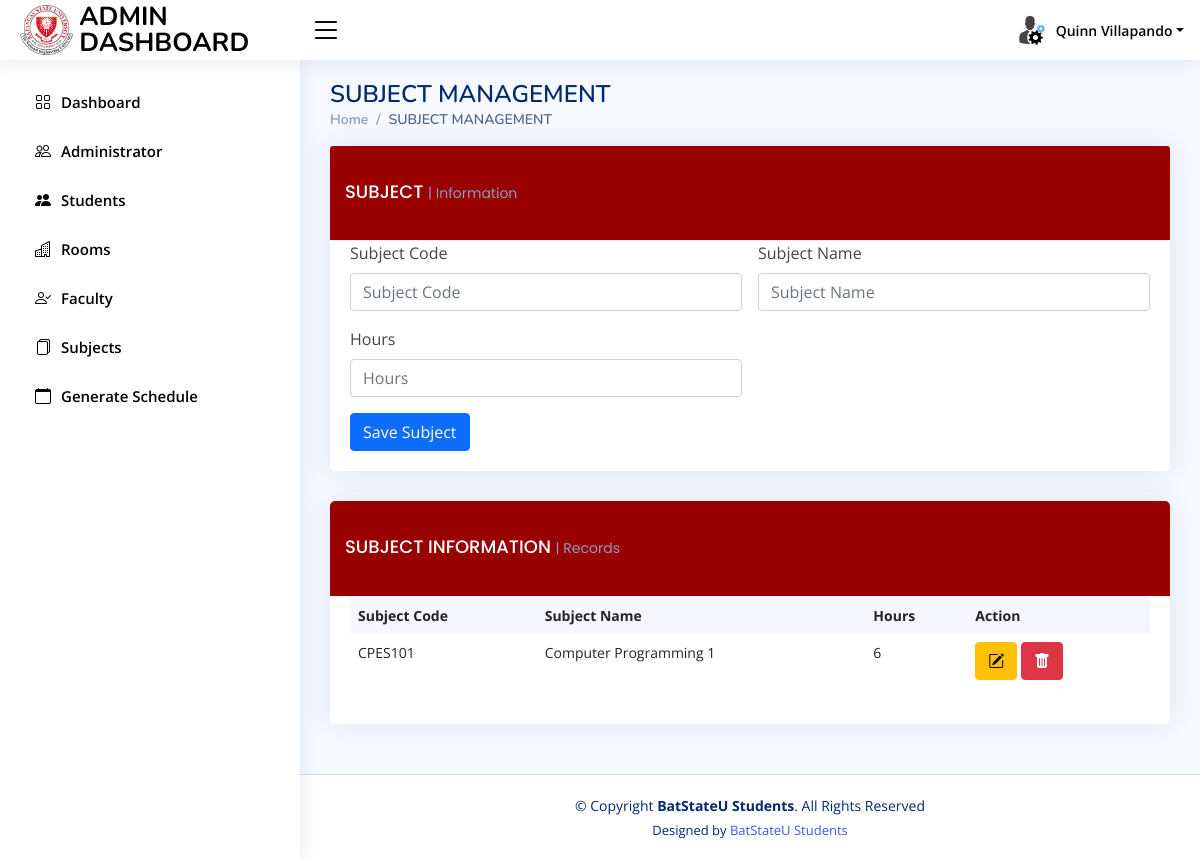
Page /add_subjects.php (signed in) on the committed database.
### tables this page shows
CREATE TABLE `tbl_subjects` (
  `id` int(255) NOT NULL,
  `subjectcode` varchar(255) NOT NULL,
  `subjectname` varchar(255) NOT NULL,
  `hours` varchar(255) NOT NULL,
  `type` varchar(255) NOT NULL
);

### add_subjects.php (the view, shortened to what this page needs)
<?php include 'head.php'; ?>
<body >
<?php include 'nav.php'; ?>
<?php include 'sidebar.php'; ?>
  <main id="main" class="main">
    <div class="pagetitle">
      <h1>SUBJECT MANAGEMENT</h1>
      <nav>
        <ol class="breadcrumb">
          <li class="breadcrumb-item"><a href="">Home</a></li>
          <li class="breadcrumb-item active">SUBJECT MANAGEMENT</li>
        </ol>
      </nav>
    </div>
    <section class="section dashboard">
      <div class="row">
        <div class="col-lg-12">
          <div class="card">
            <div class="card-header" style="background-color:rgb(153, 0, 0)">
                  <h5 class="card-title" style="color:white;">SUBJECT <span>| Information</span></h5>
            </div>
            <div class="card-body">
              <form class="row g-3" method="POST">
                 <div class="col-md-6">
                  <label for="inputName5" class="form-label">Subject Code</label>
                  <input type="text" value="" required name="subjectcode" class="form-control" placeholder="Subject Code" id="inputName5">
                </div>
                <div class="col-md-6">
                  <label for="inputName5" class="form-label">Subject Name</label>
                  <input type="text" value="" required name="subjectname" class="form-control" placeholder="Subject Name" id="inputName5">
                </div>
                 <div class="col-md-6">
                  <label for="inputName5" class="form-label">Hours</label>
                  <input type="text" value="" required name="hours" class="form-control" placeholder="Hours" id="inputName5">
                </div>
                <div class="">
                  <button type="submit" class="btn btn-primary" name="onadd_subject">Save Subject</button>
                </div>
              </form>
            </div>
          </div>
        </div>
        <div class="col-lg-12">
          <div class="row">
            <div class="col-12">
              <div class="card recent-sales overflow-auto">
                <div class="card-header" style="background-color:rgb(153, 0, 0)">
                  <h5 class="card-title" style="color:white;">SUBJECT INFORMATION <span>| Records</span></h5>
               </div>
                <div class="card-body">
                  <table class="table table-borderless datatable">
                    <thead>
                      <tr>
                       <th scope="col">Subject Code</th>
                        <th scope="col">Subject Name</th>
                        <th scope="col">Hours</th>
                        <th scope="col">Action</th>
                      </tr>
                    </thead>
                    <tbody>
                    <?php
                      $query = "SELECT * FROM tbl_subjects";
                      $read = mysqli_query($con,$query) or die(mysqli_error());
                      while ($row = mysqli_fetch_array($read)){
                        $id=$row['id'];
                        $subjectcode = $row['subjectcode'];
                        $subjectname = $row['subjectname'];
                        $hours = $row['hours'];
                      ?>
                      <tr>
                        <td><?php echo $subjectcode; ?></td>
                        <td><?php echo $subjectname; ?></td>
                         <td><?php echo $hours; ?></td>
                        <td><a class="btn btn-warning" data-bs-toggle="modal" data-bs-target="#basicModal<?php echo $id; ?>"> <i class="bi bi-pencil-square"></i></a>
                            <a class="btn btn-danger" onclick="confirmAction<?php echo $id;?>()" > <i class="bi bi-trash-fill"></i></a></td>
                      </tr>
                    <?php } ?>
                    </tbody>
                  </table>
                </div>
              </div>
            </div>
          </div>
        </div>
      </div>
    </section>
  </main>
  <footer id="footer" class="footer">
    <div class="copyright">
      &copy; Copyright <strong><span>BatStateU Students</span></strong>. All Rights Reserved
    </div>
    <div class="credits">
      Designed by <a href="">BatStateU Students</a>
    </div>
  </footer>
</body>
</html>

### nav.php (shortened to what this page needs)
<header id="header" style="background-color:rgb(255, 255, 255)  " class="header fixed-top d-flex align-items-center">
  <div class="d-flex align-items-center justify-content-between">
    <a href="" class="logo d-flex align-items-center">
         <img src="../assets/img/logomain.png" alt="" height="50px">
                <span class="d-none d-lg-block" style="color:black">ADMIN DASHBOARD</span>
    </a>
    <i style="color:black" class="bi bi-list toggle-sidebar-btn" ></i>
  </div>
  <nav class="header-nav ms-auto">
    <ul class="d-flex align-items-center">
      <li class="nav-item dropdown pe-3">
        <a class="nav-link nav-profile d-flex align-items-center pe-0" href="#" data-bs-toggle="dropdown">
          <img src="img/administrator.png" alt="Profile" class="rounded-circle" style="color:black">
          <span class="d-none d-md-block dropdown-toggle ps-2" style="color:black"><?php echo $fullname; ?></span>
        </a>
      </li>
    </ul>
  </nav>
</header>

### assets/css/style.css (style rules this page uses)
:root { scroll-behavior: smooth; }
body { font-family: "Open Sans", sans-serif; background: #f6f9ff; color: #444444; }
a { color: #4154f1; text-decoration: none; }
h1, h2, h3, h4, h5, h6 { font-family: "Nunito", sans-serif; }
#main { margin-top: 60px; padding: 20px 30px; transition: all 0.3s; }
.pagetitle { margin-bottom: 10px; }
.pagetitle h1 { font-size: 24px; margin-bottom: 0; font-weight: 600; color: #012970; }
.card { margin-bottom: 30px; border: none; border-radius: 5px; box-shadow: 0px 0 30px rgba(1, 41, 112, 0.1); }
.card-header, .card-footer { border-color: #ebeef4; background-color: #fff; color: #798eb3; padding: 15px; }
.card-title { padding: 20px 0 15px 0; font-size: 18px; font-weight: 500; color: #012970; font-family: "Poppins", sans-serif; }
.card-title span { color: #899bbd; font-size: 14px; font-weight: 400; }
.card-body { padding: 0 20px 20px 20px; }
.breadcrumb { font-size: 14px; font-family: "Nunito", sans-serif; color: #899bbd; font-weight: 600; }
.breadcrumb a { color: #899bbd; transition: 0.3s; }
.breadcrumb .breadcrumb-item::before { color: #899bbd; }
.breadcrumb .active { color: #51678f; font-weight: 600; }
.logo { line-height: 1; }
@media (min-width: 1200px) { .logo { width: 280px; } }
.logo img { max-height: 300px; margin-right: 6px; }
.logo span { font-size: 26px; font-weight: 700; color: #012970; font-family: "Nunito", sans-serif; }
.header { transition: all 0.5s; z-index: 997; height: 60px; box-shadow: 0px 2px 20px rgba(1, 41, 112, 0.1); background-color: #fff; padding-left: 20px; }
.header .toggle-sidebar-btn { font-size: 32px; padding-left: 10px; cursor: pointer; color: #012970; }
.header-nav ul { list-style: none; }
.header-nav > ul { margin: 0; padding: 0; }
.header-nav .nav-profile { color: #012970; }
.header-nav .nav-profile img { max-height: 36px; }
.header-nav .nav-profile span { font-size: 14px; font-weight: 600; }
@media (min-width: 1200px) { #main, #footer { margin-left: 300px; } }
.dashboard .recent-sales { font-size: 14px; }
.dashboard .recent-sales .table thead { background: #f6f6fe; }
.dashboard .recent-sales .table thead th { border: 0; }
.footer { padding: 20px 0; font-size: 14px; transition: all 0.3s; border-top: 1px solid #cddfff; background-color:white; }
.footer .copyright { text-align: center; color: #012970; }
.footer .credits { padding-top: 5px; text-align: center; font-size: 13px; color: #012970; }

### rows in the picture
tbl_subjects: subjectcode "CPES101", subjectname "Computer Programming 1", hours "6"

### other values in the picture
$fullname "Quinn Villapando"
